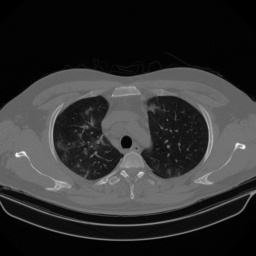
#> input picture Assignment1/code/76.jpg, 256 x 256 px
$ python evd.py
#> lines starting #> are read from the running program, lines starting #| are printed output that depends on the picture
import numpy as np
import matplotlib.pyplot as plt
#import cv2

print("Total of 5 figures")
print("Fig1 loading.....")
test_img = plt.imread('76.jpg',0)
#> test_img is the input picture: shape (256, 256); min 0, max 252, mean 48.6
test_img = np.array(test_img,dtype = np.float64)
plt.imshow(test_img,cmap='gray',vmin=0,vmax=255)
plt.title("Fig1:Original image",size='x-large')

print("Fig2 loading.....")
def evd_rct(test_img,k=100):                            #returns the image reconstructed using evd(default k=100)
#> called with k = 100
  eigval,eigvec = np.linalg.eig(test_img)
  order = np.absolute(eigval).argsort()[::-1]
#> order = 256 values, max 255 at index 247, min 0 at index 0, mean 127.5
  eigval = eigval[order]
  eigvec = eigvec[:,order]
  img_rct = np.dot(np.dot(eigvec[:,:k],np.diag(eigval[:k])),np.linalg.inv(eigvec)[:k,:])
  return [eigval,eigvec,img_rct]


#Eigenvalue plot
eigvals = evd_rct(test_img)[0]
plt.figure(figsize=(9,6))
plt.plot(np.absolute(eigvals))
plt.title("Fig2: Plot of eigenvalues magnitude(descending order) in log-scale",size='x-large')
plt.yscale('log')
plt.xlabel("k")
plt.ylabel("eigenvalues magnitude")
plt.grid()


#finding those of k that include all conjugate pairs of eigenvalues
print("Fig3(2-parts) loading.....")
x1=[]
x2=[]
y1=[]
y2=[]
eigvals=evd_rct(test_img,256)[0]
for i in range(1,257):
  if np.absolute(np.imag(np.sum(eigvals[:i]))) < 1e-10:
    x1.append(i)             #benign index, all conjugate pairs included
  else:
    x2.append(i)
#> after the loop, x1 = 141 values from 1 to 256; x2 = 115 values from 4 to 253


#The below code checks if the imaginary part of reconstructed matrix(indices from x1) is zero(<1e-10). I commented it out since it slightly slows down the program
'''
#plotting % of pixels having imaginary part nearly zero(checking the imaginary part of reconstructed images with benign values of k)
print("Running the optional check")
for i in range(1,257):
  if np.absolute(np.imag(np.sum(eigvals[:i]))) < 1e-10:
    y1.append(np.count_nonzero(np.imag(evd_rct(test_img,i)[2])<=1e-10)/(256*2.56))
  else:
    y2.append(np.count_nonzero(np.imag(evd_rct(test_img,i)[2])<=1e-10)/(256*2.56))

plt.figure(figsize=(8,12))
plt.subplot(211)
plt.plot(x1,y1,marker='o',color='green')
plt.title("Fig3: % of pixels having imaginary part almost zero in reconstructed images(including conjugate pairs)",size='x-large')
plt.ylabel("percentage of pixels")
plt.grid()
plt.subplot(212)
plt.plot(x2,y2,marker='v',color='red')
plt.xlabel("k")
plt.ylabel("percentage of pixels")
plt.title("% of pixels having imaginary part almost zero in reconstructed images(not including conjugate pairs)",size='x-large')
plt.grid()
print("Completed optional check.")
'''


from matplotlib import axes
#x1 contains all the benign k-values that we can consider
k_list1=[10,25,50] #sample values to plot
k_list2=[99,150,256]

def plot_evd(k_list):
  fig,axarr = plt.subplots(nrows=3,ncols=2,figsize=(5,10))
  i=0
  for k in k_list:
    img_rct1 = evd_rct(test_img,k)[2]
    axarr[i,0].set(xlabel="Error = "+str(np.linalg.norm(np.real(img_rct1)-test_img,'fro')),ylabel="k value = "+str(k))
    axarr[i,0].imshow(np.real(img_rct1),cmap='gray',vmin=0,vmax=255)
    if i==0:
      axarr[0,0].set_title("Reconstructed plot")
    axarr[i,1].imshow(np.absolute(test_img-np.real(img_rct1)),cmap='gray',vmin=0,vmax=255)
    if i==0:
      axarr[0,1].set_title("diff from original")
    i=i+1
#> after the loop, i = 3
  fig.suptitle("Fig3:Reconstructed images for values of k ="+str(k_list),size='xx-large')
  #fig.tight_layout()


plot_evd(k_list1)
plot_evd(k_list2)

print("Fig4 loading.....")
fnorm_evd=[]
for x in x1:
  fnorm_evd.append(np.linalg.norm(np.real(evd_rct(test_img,x)[2])-test_img,'fro'))
#> this loop made 141 passes
#> x on passes 4 to 15: 5, 6, 8, 10, 12, 14, 16, 17, 19, 21, 23, 24
#> after the loop, fnorm_evd = 141 values, max 14319.4 at index 15, min 2.48e-09 at index 140, mean 4066.6


plt.figure(figsize=(9,6))
plt.plot(x1,fnorm_evd,marker='o',label='evd')
plt.xlabel("k")
plt.ylabel("Error")
plt.title("Fig4:Error plot for EVD reconstructions",size='x-large')
plt.legend()
plt.grid()
plt.show()
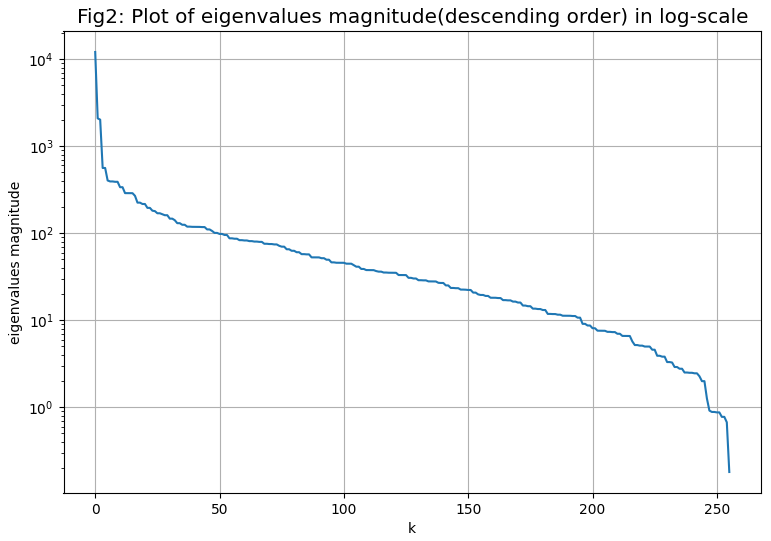
#> figure drawn by matplotlib, 1 panel; curve peaks at x = 0, y = 12074.2
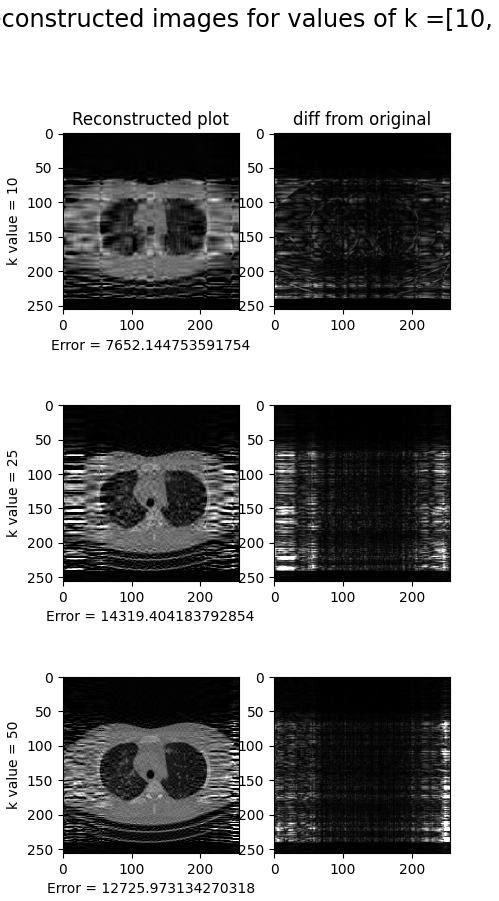
#> figure drawn by matplotlib, 6 panels
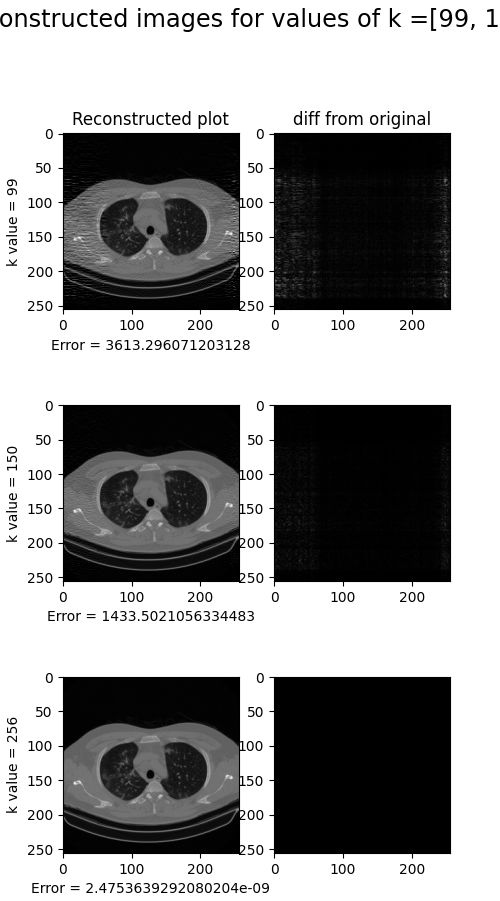
#> figure drawn by matplotlib, 6 panels
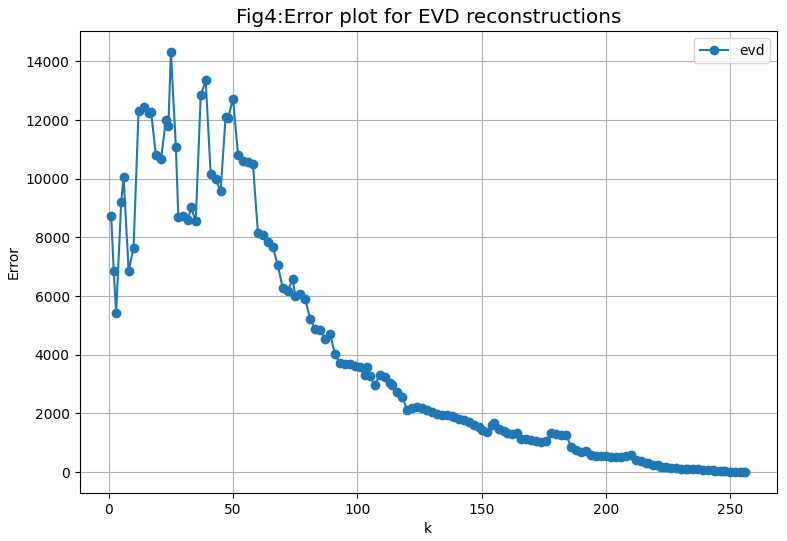
#> figure drawn by matplotlib, 1 panel; curve peaks at x = 25, y = 14319.4
print("Done")
